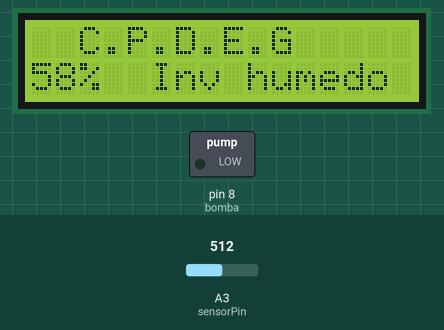
Recording of a sketch running on a simulated Arduino Uno, built with avr-gcc and run on an emulated ATmega328P. Parts: 16×2 character LCD, switched loads named in the sketch (green lamp = pin HIGH). Inputs (shaded band) come from the test bench; at power-on: A3 (sensorPin) = 512.

Above: at 5.2 s.
5.3 s: A3 (sensorPin) set to 449
At 7.3 s:
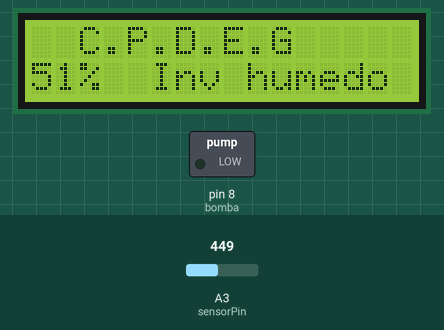
7.6 s: A3 (sensorPin) set to 422
At 8.6 s:
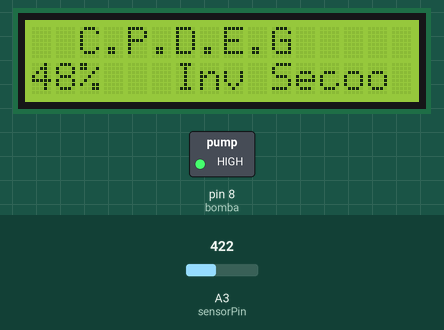
9.6 s: A3 (sensorPin) set to 94
At 11.1 s:
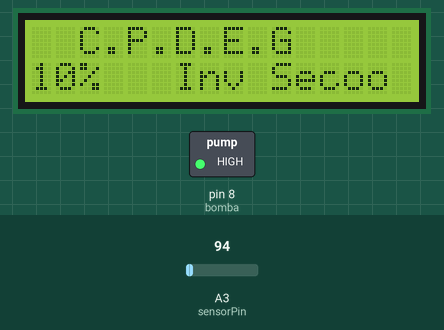
11.6 s: A3 (sensorPin) set to 82
At 13.3 s:
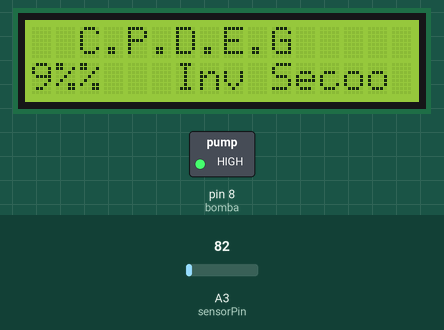
13.6 s: A3 (sensorPin) set to 511
At 14.8 s:
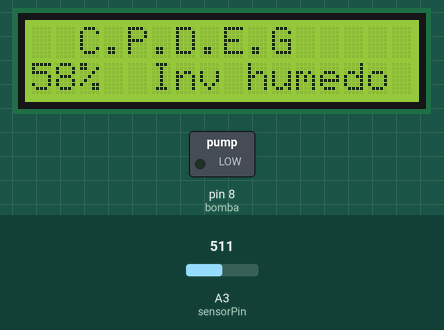
Timing chart, 0 to 16.6 s (numbered marks = the images above; inputs shaded):
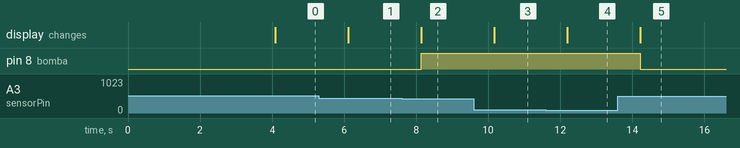

The sketch:

control_de_humedad_en_tierra_invernadero1.ino
```cpp
#include <LiquidCrystal_I2C.h>
#include <Wire.h>

int sensorPin = A3;
int bomba=8;
int humedad;
int valor_map_hum;

// genero el objeto Liquidcrystal(pantalla LCD) para poder mostrar información
LiquidCrystal_I2C lcd(34,16,2); //indico que la pantalla tiene 2 lineas y cada una 16 caracteres
//caracteres para representar, que ademas está en la dirección 0x3f de la memoria del arduino
//LiquidCrystal_I2C lcd(0x27,16,2);esta es la línea que tiene que ir en la realizad

void setup() {
     pinMode(bomba,OUTPUT);        // declaro el puerto como salida para poder prender o apagar los ventiladores para poder enfriar el invernadero
     lcd.init();                   // inicializo la pantalla LCD
     lcd.backlight();              // Prendo la luz de la pantalla LCD
     lcd.setCursor(0,0);           // posiciono el cursor de escritura en el primer renglón y la primera posición
     lcd.print("  C.P.D.E.G");     // Imprimo en la pantalla las iniciales del colegio
     delay(4000);
     digitalWrite(bomba, LOW);     // me aseguro de tener apagada la bomba
}
void loop() {

   humedad = analogRead(sensorPin);          // levanto la medición del igrómetro por la entrada analógica A3 del arduino, recordar que esta boca va a levantar valores enteros del 0 al 1023 en teoría
   valor_map_hum=map(humedad,0,876,0,100);   // tengo que convertir los valores del higrómetro a porcentajes, es decir del 0 al 100% para ello uso la función map, fijense que no utilizo de 0 a 1023, el sensor para tierra seca levanta 0 y para tierra muy mojada como máximo levante 876
   lcd.setCursor(0,1);                       // posiciono el puntero en la posición 0 renglon 1 para escribir la humedad en tierra
   lcd.print(valor_map_hum);
   lcd.print("%");
  if(valor_map_hum < 50){                    // si la humedad en tierra es menor a 50 tengo el invernadero seco y debo prender la bomba
    lcd.setCursor(5,1);
    digitalWrite(bomba, HIGH);               // prendo la bomba
    lcd.print(" Inv Seco");                  // indico en pantalla que el invernadero está seco
  }
  else{                                      // si entro por acá es porque tengo humedo el invernadero y lo muestro en pantalla y apago la bomba
    lcd.setCursor(5,1);
    lcd.print("Inv humedo");                 // indico en pantalla que el invernadero está humedo
    digitalWrite(bomba, LOW);                // apago la bomba
  }
   delay(1000);
}
```

Measured:
- the behaviour switches between 438 and 437 on A3 (sensorPin) (found by bisection; images 1 and 2)
- the behaviour switches between 88 and 87 on A3 (sensorPin) (found by bisection; images 3 and 4)
- after the input at 5.3 s, the display: changes after 0.82 s (image 1)
- after the input at 7.6 s, pin 8 (bomba): LOW → HIGH after 0.54 s; the display: changes after 0.54 s (image 2)
- after the input at 9.6 s, the display: changes after 0.57 s (image 3)
- after the input at 11.6 s, the display: changes after 0.60 s (image 4)
- after the input at 13.6 s, pin 8 (bomba): HIGH → LOW after 0.62 s; the display: changes after 0.62 s (image 5)
